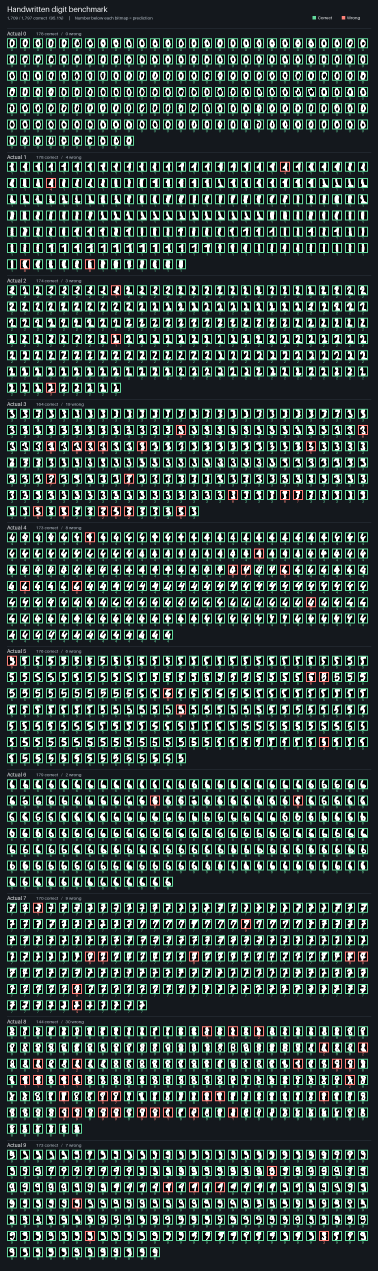
#> input picture digit_map.png, 1512 x 5082 px (shown at 1/4 size)
$ python -i digit_net.py   (imports and definitions only)
#> lines starting #> are read from the running program, lines starting #| are printed output that depends on the picture
#> further down, picture is the input picture: PIL image 1512x5082 RGB; mean R, G, B 53.2, 70.6, 65.6
"""Fixed digit detectors. Each path is a hand-authored stroke on a 0–10 grid."""

from functools import lru_cache

import numpy as np
from PIL import Image, ImageDraw, ImageFilter

from loop_net import refine
from ink_bank import STYLES, bank, ink_scores
from pen_model import FORMS, detectors, pen_scores, bar_evidence, other_views
from digit_pairs import refine_pairs


# Spaces connect vertices; a slash lifts the pen. Each string is one style.
STROKES = (
    ("5,0 8,1 10,4 10,7 8,9 5,10 2,9 0,7 0,4 2,1 5,0",),
    ("5,0 5,10", "2,3 5,0 5,10", "1,3 5,0 5,10 / 0,10 10,10"),
    ("0,3 1,1 4,0 7,0 9,1 10,3 9,5 0,10 10,10",
     "0,2 4,0 8,1 9,3 7,5 1,9 0,10 3,10 5,8 10,10",
     "0,3 1,1 3,0 5,1 6,3 5,5 1,8 1,9 4,8 7,9 10,10",
     "1,3 1,1 3,0 5,1 6,4 5,6 3,8 2,10 6,9 10,9"),
    ("0,1 3,0 7,0 10,2 9,4 5,5 9,6 10,8 8,10 3,10 0,9",
     "0,0 10,0 5,5 8,5 10,7 9,9 6,10 2,10 0,9"),
    ("8,0 0,7 10,7 / 8,0 8,10", "2,0 0,6 10,6 / 8,1 8,10",
     "6,0 2,3 0,5 1,6 4,6 10,5 / 7,3 6,10"),
    ("10,0 2,0 1,5 4,4 7,4 10,6 10,8 8,10 3,10 0,9",
     "10,0 2,1 0,4 3,4 6,4 8,5 8,7 6,9 1,10"),
    ("8,0 5,0 2,2 0,5 0,8 2,10 6,10 9,9 10,7 8,5 5,4 2,5 0,7",),
    ("0,0 10,0 3,10", "0,0 10,0 3,10 / 3,5 9,5"),
    ("5,5 1,3 1,1 4,0 7,0 9,1 9,3 5,5 1,7 0,9 3,10 7,10 10,9 9,7 5,5",
     "3,5 0,3 0,1 3,0 7,0 9,1 8,3 3,5 1,7 2,9 5,10 8,9 8,7 3,5"),
    ("10,4 8,1 5,0 2,0 0,2 0,4 2,5 6,5 9,3 9,0 9,7 8,9 5,10 2,10",
     "9,3 7,0 3,0 0,2 0,4 2,5 5,5 8,4 9,1 9,10",
     "6,3 4,0 2,0 0,2 1,4 4,4 6,2 6,4 8,6 10,8 9,9 6,10 2,10"),
)


# [23 lines left out: function thin, not called in this run]


def normalized_ink(image):
    ink = image.crop(image.getbbox())
    scale = 24 / max(ink.size)
#> scale = 0.00472
    # Stretch ordinary digits to a common width. Retain the distinctive
    # narrowness of a lone vertical stroke such as a plain 1.
    size = (max(1, round(min(20, 1.5 * ink.width * scale))), max(1, round(ink.height * scale)))
#> size = (11, 24)
    centered = Image.new("L", (32, 32))
#> centered: PIL image 32x32 L; every value is 0
    centered.paste(ink.resize(size, Image.Resampling.BILINEAR),
                   tuple((32 - s) // 2 for s in size))
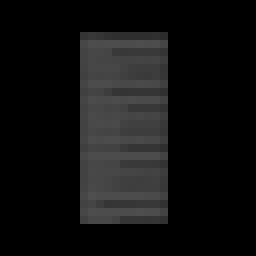
#> centered: PIL image 32x32 L (shown 8 times larger); min 0, max 79, mean 16.9
    smooth = np.asarray(centered.filter(ImageFilter.GaussianBlur(1.5)), dtype=np.float32)
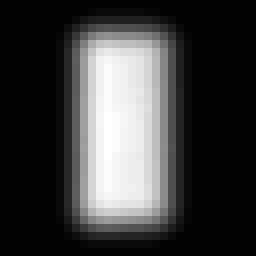
#> smooth: shape (32, 32) float32 (shown 8 times larger); min 0, max 70, mean 16.9; drawn with min black and max white
    # Signed edges distinguish a dark hollow from a broad band of ink.
    # Pool locally so a small wobble does not erase a match.
    edges = []
    for gradient in np.gradient(smooth):
        for sign in (-1, 1):
            edges.append(np.maximum(0, sign*gradient).reshape(8, 4, 8, 4).mean(axis=(1, 3)))
#> this loop made 2 passes
#> after the loop, edges = 4 items
    edge_vector = np.ravel(edges)
#> edge_vector = 256 values, max 14.06 at index 218, min 0 at index 0, mean 1.16
    return np.concatenate((smooth.ravel()/np.linalg.norm(smooth),
                           edge_vector/max(np.linalg.norm(edge_vector), 1e-8)))


def features(image):
    """Give equal weight to the original ink and its thinned strokes."""
    return np.concatenate((normalized_ink(image), normalized_ink(thin(image)))) * 0.5


# [19 lines left out: functions coarse_scan, gaps, not called in this run]


# Rows are output digits; columns are, in order, a hole above center, a hole
# near center, a hole below center, two distinct holes, a left-facing notch
# above center, a left-facing notch below center, and a pinched waist.
# Positive weights support the output digit; negative weights reduce its score.
CORRECTION_WEIGHTS = np.array([
    [ 0.00, 0.06, 0.00,-0.08, 0.00, 0.00, 0.00],  # 0
    [-0.05,-0.04,-0.05,-0.08, 0.00, 0.00, 0.00],  # 1
    [ 0.00,-0.02,-0.04,-0.06, 0.03, 0.00, 0.00],  # 2
    [-0.02,-0.02,-0.02,-0.06, 0.02, 0.03, 0.00],  # 3
    [ 0.01, 0.02,-0.03,-0.06, 0.00, 0.00, 0.00],  # 4
    [-0.03,-0.03, 0.00,-0.06,-0.03, 0.05, 0.00],  # 5
    [-0.03, 0.00, 0.06,-0.03,-0.02,-0.02, 0.00],  # 6
    [-0.02,-0.03,-0.04,-0.06, 0.02, 0.00, 0.00],  # 7
    [ 0.01, 0.00, 0.01, 0.12,-0.02,-0.02, 0.08],  # 8
    [ 0.06, 0.00,-0.03,-0.04,-0.02, 0.02, 0.00],  # 9
])


# [174 lines left out: functions correction_cues, elastic_scores, detector_bank, small_loop_on_stem, single_stem, score_layers and 1 more, not called in this run]


SCAN_STYLES = tuple(a+b for a, b in zip(STROKES, STYLES))
PEN_STYLES = tuple(a+b for a, b in zip(SCAN_STYLES, FORMS))


# [32 lines left out: functions prepare_weights, style_scores, pen_layers, not called in this run]


def scores(grid, *, loop_head=False):
    revised = pen_layers(grid)[1]
    return refine(grid, revised) if loop_head else revised

>>> from PIL import Image
>>> picture = Image.open('digit_map.png')
>>> result = normalized_ink(picture)
#> result = 1280 values, max 0.281 at index 1242, min 0 at index 0, mean 0.0188
